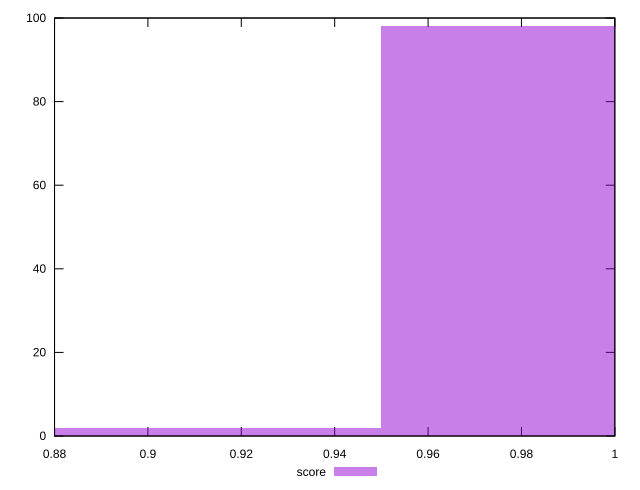

Reproduce this figure in gnuplot.
reset

$score <<EOF
0.9 2
1 98
EOF

set key outside below
set boxwidth 0.1
set xrange [0.88:1]
set yrange [0:100]
set trange [0:100]
set style fill transparent solid 0.5 noborder
set terminal svg size 640, 490 enhanced background rgb 'white'
set output "report_00023_2021-02-20T12:14:57.249Z/uses-http2/samples/pages+cached+noadtech+nomedia/score/histogram.svg"

plot $score title "score" with boxes

reset
